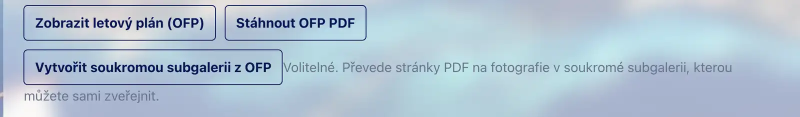
#> input picture website/assets/ofp-description-actions.webp, 1600 x 233 px (shown at 1/2 size)
$ python -i gallery_black_matte.py   (imports and definitions only)
#> lines starting #> are read from the running program, lines starting #| are printed output that depends on the picture
#> further down, picture is the input picture: PIL image 1600x233 RGB; mean R, G, B 177.3, 196.1, 211.8
# Project: PHP Gallery
# Repository: https://github.com/klusik/PHP_gallery
# File: winapp/uploader/gallery_black_matte.py
# Module Type: Shared gallery image geometry
# Purpose: Detect confirmed black matte bounds for Tk and Qt photo viewers.
# Responsibilities:
#   - Inspect a bounded RGB sample without modifying the source raster.
#   - Return source-relative bounds only when opposed mattes are confirmed.
# Author: Rudolf Klusal
# License: MIT License (see LICENSE file in repository)
"""Shared, toolkit-free black-matte geometry detection."""

import math

try:
    from PIL import Image
except ImportError:
    Image = None

from typing import TYPE_CHECKING

if TYPE_CHECKING:
    from PIL import Image as PillowImage

# Purpose: Bound matte detection on each individual image edge.
# Type: float; Units: fraction of image edge; Scope: one normalized source.
# Consumers: detect_black_matte_crop. Rationale: 0.30 matches the web
# detector's cap and includes cinematic letterboxing and 4:3 pillarboxing.
LIGHTBOX_BLACK_TRIM_MAX_FRACTION = 0.30

# Purpose: Cap the temporary crop-detection sample on its longest axis.
# Type: int; Units: pixels; Scope: one source photo's matte scan.
# Consumers: detect_black_matte_crop. Rationale: 256 keeps Python
# classification bounded to 65,536 pixels while Pillow downsamples in C.
LIGHTBOX_BLACK_TRIM_SAMPLE_EDGE = 256

# Purpose: Set the maximum near-black channel value admitted in matte lines.
# Type: int; Units: 8-bit channel values; Scope: sampled edge pixels.
# Consumers: detect_black_matte_crop. Rationale: 20 tolerates faint
# compression noise while excluding most dark photographic content.
LIGHTBOX_BLACK_TRIM_CHANNEL_MAX = 20

# Purpose: Reject candidate matte lines with a raised mean brightness.
# Type: float; Units: 8-bit channel values; Scope: sampled edge line.
# Consumers: detect_black_matte_crop. Rationale: 12 separates black
# padding from uniformly dark gray backgrounds.
LIGHTBOX_BLACK_TRIM_MEAN_MAX = 12.0

# Purpose: Reject texture within candidate near-black matte lines.
# Type: float; Units: squared 8-bit channel values; Scope: sampled edge line.
# Consumers: detect_black_matte_crop. Rationale: 36 matches a six-level
# standard-deviation ceiling and avoids cropping textured night scenes.
LIGHTBOX_BLACK_TRIM_VARIANCE_MAX = 36.0

# Purpose: Require a visible sampled matte before removing any edge.
# Type: int; Units: sampled pixels; Scope: each candidate image edge.
# Consumers: detect_black_matte_crop. Rationale: Three lines filter
# isolated dark borders and single-line resampling artifacts.
LIGHTBOX_BLACK_TRIM_MIN_BAND = 3

# Purpose: Require visible scene detail immediately inside a candidate matte.
# Type: tuple[int, float]. Units: channel level and pixel share.
# Scope: one sampled content line. Consumers: detect_black_matte_crop.
# Rationale: Level 40 across 35% of a line rejects dark frames and stray text.
LIGHTBOX_MATTE_BRIGHT_CONTENT = (40, 0.35)

# Purpose: Admit textured, dim scenes next to confirmed opposing mattes.
# Type: tuple[int, float, int]. Units: level, pixel share and inner level spread.
# Scope: one sampled content line. Consumers: detect_black_matte_crop.
# Rationale: Level 24 across 15% and a spread of 12 within the central
# brightness range require texture beyond sparse pixels on the opposing edges.
LIGHTBOX_MATTE_DIM_CONTENT = (24, 0.15, 12)

# Purpose: Confirm a sustained content transition past blended boundary pixels.
# Type: tuple[int, int]. Units: sampled lines. Scope: one candidate matte edge.
# Consumers: detect_black_matte_crop. Rationale: Two blended lines are
# allowed before requiring two consecutive lines of visible scene detail.
LIGHTBOX_MATTE_TRANSITION_LINES = (2, 2)

# Purpose: Admit only confirmed near-black runs in the flat-scene fallback.
# Type: float. Units: peak channel level. Scope: interior side-matte samples.
# Consumers: detect_black_matte_crop. Rationale: 3 keeps the paired-edge
# fallback limited to black padding after excluding its blended boundary.
LIGHTBOX_FLAT_MATTE_INTERIOR_MAX = 3.0

# Purpose: Include a compressed or blended outer line in a flat side matte.
# Type: float. Units: mean channel level. Scope: candidate side-matte lines.
# Consumers: detect_black_matte_crop. Rationale: 10 admits edge compression
# while remaining below the confirmed scene-transition level.
LIGHTBOX_FLAT_MATTE_EDGE_MAX = 10.0

# Purpose: Require visible content transition beyond a flat side matte.
# Type: float. Units: mean channel levels. Scope: two adjacent scene lines.
# Consumers: detect_black_matte_crop. Rationale: 10 levels exceeds observed
# edge noise while admitting the dim, low-texture real gallery scenes.
LIGHTBOX_FLAT_MATTE_RISE_MIN = 10.0

# Purpose: Keep opposing flat-matte candidates geometrically consistent.
# Type: int. Units: sampled columns. Scope: paired side-matte thicknesses.
# Consumers: detect_black_matte_crop. Rationale: Two columns allow compression
# variation while rejecting unrelated dark content on one side.
LIGHTBOX_FLAT_MATTE_BALANCE = 2


def detect_black_matte_crop(
    image: "PillowImage.Image",
) -> tuple[int, int, int, int]:
    """Return bounds of clearly separated black mattes on a bounded sample.

    Args:
        image (PillowImage.Image): Source raster inspected without mutation.
    Returns:
        tuple[int, int, int, int]: Crop bounds in original-image pixels.
    """
    if Image is None:
        return (0, 0, image.width, image.height)
    # Type: int. Units: pixels. Scope: each sampled edge dimension.
    # Consumers: bounded matte scan. Rationale: caps Python work at 65,536
    # sampled pixels while Pillow performs the source reduction in C.
    sample_edge = LIGHTBOX_BLACK_TRIM_SAMPLE_EDGE
    scale = min(1.0, sample_edge / max(image.width, image.height))
#> scale = 0.16
    sample_size = (max(1, round(image.width * scale)),
                   max(1, round(image.height * scale)))
#> sample_size = (256, 37)
    if image.mode == "RGB":
        sample = image.resize(sample_size, Image.Resampling.BOX)
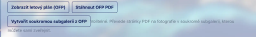
#> sample: PIL image 256x37 RGB; mean R, G, B 177.5, 196.3, 212
    else:
        with image.convert("RGB") as converted:
            sample = converted.resize(sample_size, Image.Resampling.BOX)
    levels = list(map(max, sample.getdata()))
#> levels = 9472 values, max 251 at index 9223, min 95 at index 5647, mean 212
    sample.close()
    width, height = sample_size
#> width = 256; height = 37

    def sample_line(vertical: bool, index: int,
                    start: int, end: int) -> list[int]:
        """Read peak RGB levels across one sampled candidate line.

        Args:
            vertical (bool): Whether the candidate is a column.
            index (int): Sample row or column index.
            start (int): Inclusive span start on the perpendicular axis.
            end (int): Exclusive span end on the perpendicular axis.
        Returns:
            list[int]: Peak channel level for each sampled pixel.
        """
        if vertical:
            return levels[start * width + index:end * width + index:width]
        row = index * width
        return levels[row + start:row + end]

    def edge_count(vertical: bool, reverse: bool,
                   start: int, end: int) -> int:
        """Count one edge's matte lines before a sustained content edge.

        Args:
            vertical (bool): Whether to scan a column edge.
            reverse (bool): Whether to scan from the far edge.
            start (int): Inclusive perpendicular span start.
            end (int): Exclusive perpendicular span end.
        Returns:
            int: Matte thickness, or zero without a confirmed content edge.
        """
#> called with vertical = False, reverse = False, start = 0, end = 256
        extent = width if vertical else height
#> extent = 37
        limit = min(int(extent * LIGHTBOX_BLACK_TRIM_MAX_FRACTION),
                    extent - 1)
#> limit = 11
        count = 0
        for distance in range(limit):
            index = extent - 1 - distance if reverse else distance
            values = sample_line(vertical, index, start, end)
            mean = sum(values) / len(values)
            variance = sum((value - mean) ** 2 for value in values) / len(values)
            if (max(values) > LIGHTBOX_BLACK_TRIM_CHANNEL_MAX
                    or mean > LIGHTBOX_BLACK_TRIM_MEAN_MAX
                    or variance > LIGHTBOX_BLACK_TRIM_VARIANCE_MAX):
                break
            count += 1
#> this loop made 1 pass
#> (mean, variance) on pass 1: (214.5, 44.16)
#> after the loop, count = 0
        if count == limit or count < LIGHTBOX_BLACK_TRIM_MIN_BAND:
            return 0

        bright_level, bright_share = LIGHTBOX_MATTE_BRIGHT_CONTENT
        dim_level, dim_share, dim_spread = LIGHTBOX_MATTE_DIM_CONTENT
        max_ramp, depth = LIGHTBOX_MATTE_TRANSITION_LINES
        stop = min(count + max_ramp + 1, extent - depth + 1)
        for offset in range(count, stop):
            for distance in range(offset, offset + depth):
                index = extent - 1 - distance if reverse else distance
                values = sample_line(vertical, index, start, end)
                bright = sum(value >= bright_level for value in values)
                if bright >= len(values) * bright_share:
                    continue
                dim = sum(value >= dim_level for value in values)
                if dim < len(values) * dim_share:
                    break
                ranked = sorted(values)
                tail = int(len(ranked) * dim_share)
                if ranked[-tail - 1] - ranked[tail] < dim_spread:
                    break
            else:
                return count
        return 0

    top = edge_count(False, False, 0, width)
#> top = 0
    bottom = edge_count(False, True, 0, width)
#> the loop in edge_count (call 2), `for distance in range(limit):` made 1 pass
#> (mean, variance) on pass 1: (211.7, 104.4)
#> bottom = 0
    if not (top and bottom):
        top = bottom = 0
    else:
        top = round(top * image.height / height)
        bottom = round(bottom * image.height / height)
    content_top = round(top * height / image.height)
#> content_top = 0
    content_bottom = height - round(bottom * height / image.height)
#> content_bottom = 37
    left = edge_count(True, False, content_top, content_bottom)
#> left = 0
    right = edge_count(True, True, content_top, content_bottom)
#> right = 0
    if not (left and right):
        def flat_side_edge(reverse: bool) -> int:
            """Find a black side run with a sustained, flat content transition.

            Args:
                reverse (bool): Whether to scan inward from the right edge.
            Returns:
                int: Confirmed matte width, or zero without sufficient proof.
            """
#> called with reverse = False
            extent = width
#> extent = 256
            limit = min(
                int(extent * LIGHTBOX_BLACK_TRIM_MAX_FRACTION), extent - 1,
            )
#> limit = 76
            means: list[float] = []
            for distance in range(limit):
                index = extent - 1 - distance if reverse else distance
                values = sample_line(True, index, content_top, content_bottom)
                mean = sum(values) / len(values)
                if mean > LIGHTBOX_FLAT_MATTE_EDGE_MAX:
                    break
                means.append(mean)
#> this loop made 1 pass
#> mean on pass 1: 185.9
#> after the loop, means = []
            count = len(means)
#> count = 0
            if (count < LIGHTBOX_BLACK_TRIM_MIN_BAND or count >= limit):
                return 0
            interior = means[:-1]
            interior_mean = sum(interior) / len(interior)
            if interior_mean > LIGHTBOX_FLAT_MATTE_INTERIOR_MAX:
                return 0
            boundary_mean = means[-1]
            _ramp, depth = LIGHTBOX_MATTE_TRANSITION_LINES
            for distance in range(count, count + depth):
                if distance >= extent:
                    return 0
                index = extent - 1 - distance if reverse else distance
                values = sample_line(True, index, content_top, content_bottom)
                mean = sum(values) / len(values)
                if mean - boundary_mean < LIGHTBOX_FLAT_MATTE_RISE_MIN:
                    return 0
            return count

        left_candidate = flat_side_edge(False)
        right_candidate = flat_side_edge(True)
#> the loop in flat_side_edge (call 2), `for distance in range(limit):` made 1 pass
#> mean on pass 1: 215.2
        if (left_candidate and right_candidate
                and abs(left_candidate - right_candidate)
                <= LIGHTBOX_FLAT_MATTE_BALANCE):
            left = left_candidate
            right = right_candidate
    if not (left and right):
        left = right = 0
    else:
        # Round detected side mattes outward so a subpixel sample fringe stays
        # outside the retained content. At sample size these bounds are exact.
        left = math.ceil(left * image.width / width)
        right = math.ceil(right * image.width / width)
    if not (top or bottom or left or right):
        return (0, 0, image.width, image.height)
    return (left, top, image.width - right, image.height - bottom)

>>> from PIL import Image
>>> picture = Image.open('../../website/assets/ofp-description-actions.webp')
>>> result = detect_black_matte_crop(picture)
#> result = (0, 0, 1600, 233)

$ run again, on website/assets/real-map.jpg
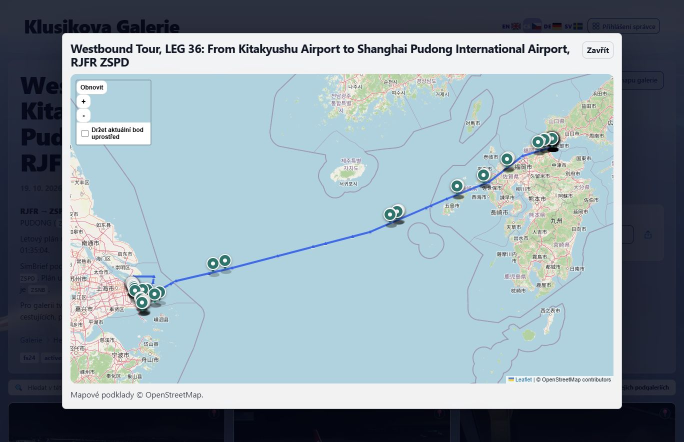
#> input picture website/assets/real-map.jpg, 1368 x 884 px (shown at 1/2 size)
#> picture is the input picture: PIL image 1368x884 RGB; mean R, G, B 140.8, 157.2, 166.5
#> in detect_black_matte_crop, `sample = image.resize(sample_size, Image.Resampling.BOX)`:
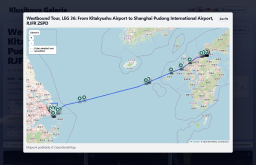
#> sample: PIL image 256x165 RGB; mean R, G, B 140.8, 157.3, 166.6
#> levels = 42240 items
#> the loop in edge_count, `for distance in range(limit):` made 1 pass
#> (mean, variance) on pass 1: (62.98, 0.0154)
#> after the loop in edge_count, `for distance in range(limit):`: count = 0
#> the loop in edge_count (call 2), `for distance in range(limit):` made 1 pass
#> (mean, variance) on pass 1: (22.57, 38.07)
#> the loop in flat_side_edge, `for distance in range(limit):` made 1 pass
#> mean on pass 1: 54.02
#> after the loop in flat_side_edge, `for distance in range(limit):`: means = []
#> in flat_side_edge, `count = len(means)`: count = 0
#> the loop in flat_side_edge (call 2), `for distance in range(limit):` made 1 pass
#> mean on pass 1: 55.42
#> result = (0, 0, 1368, 884)
